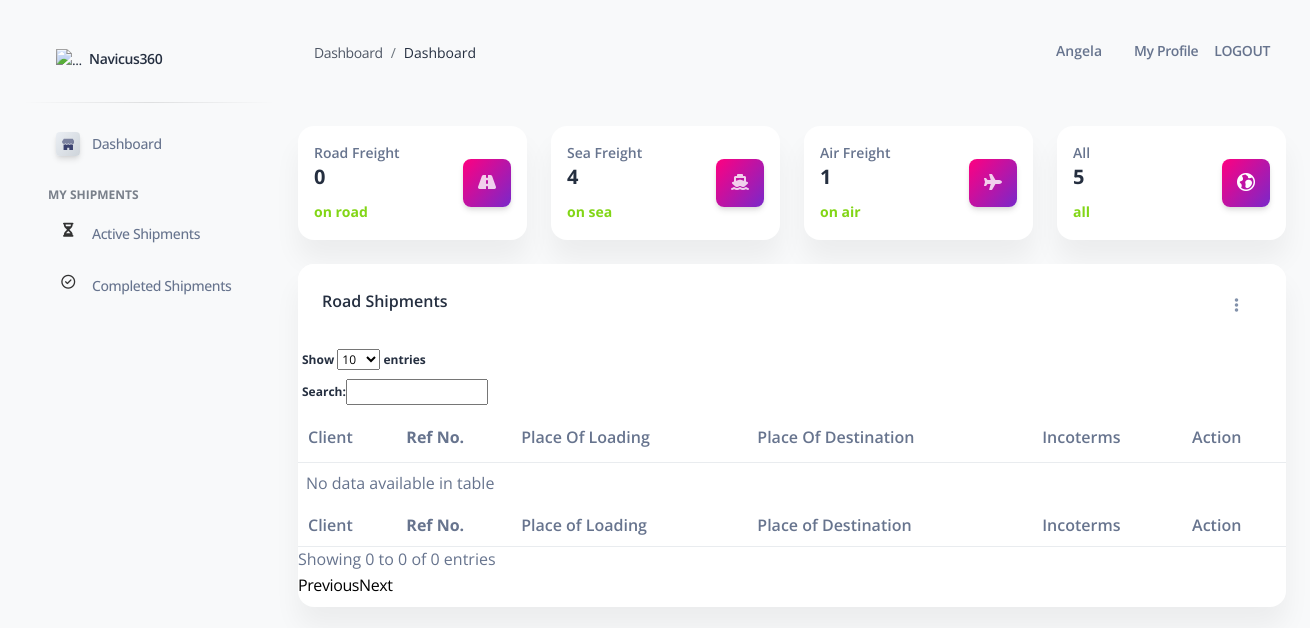
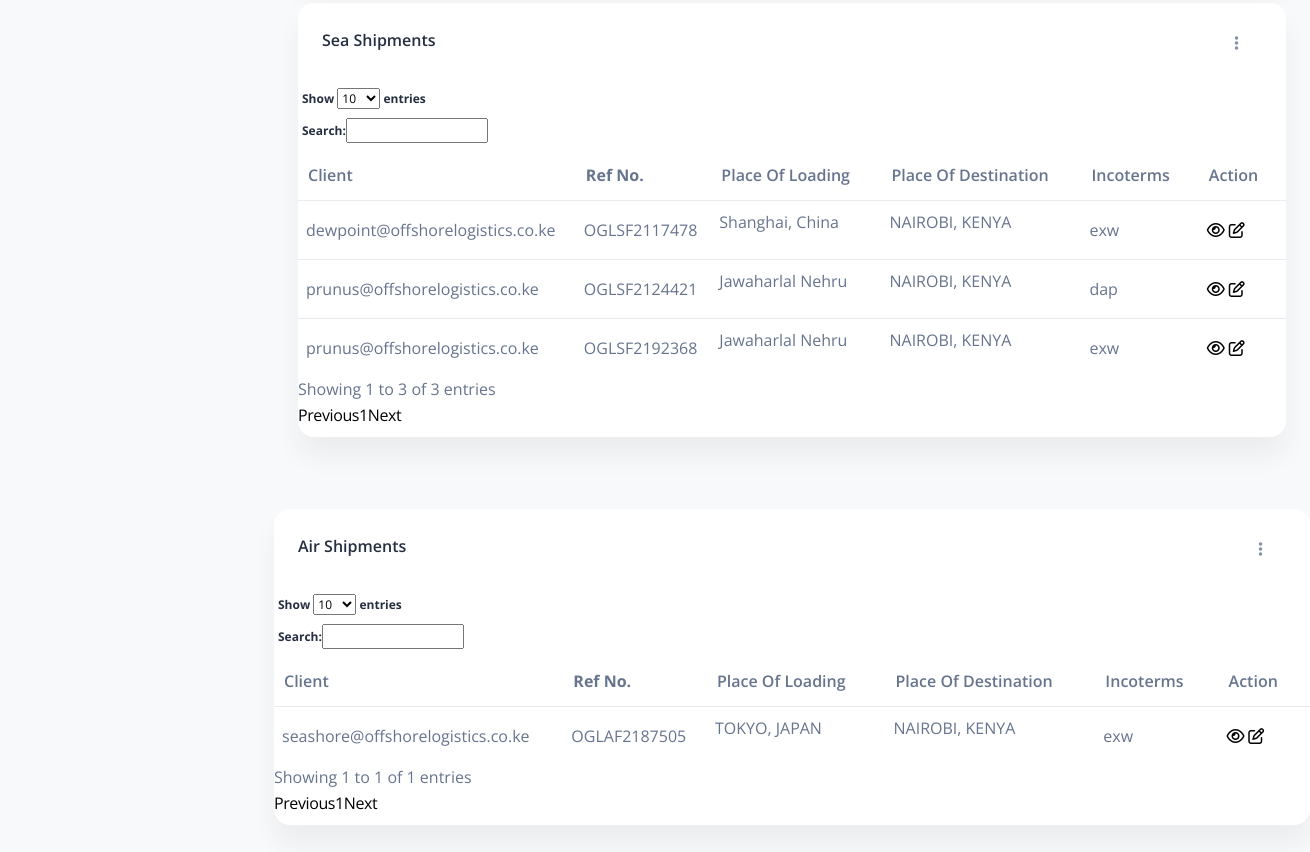
The app's page /keyuser/index_completed/ (signed in), older data (2 pictures, top to bottom).
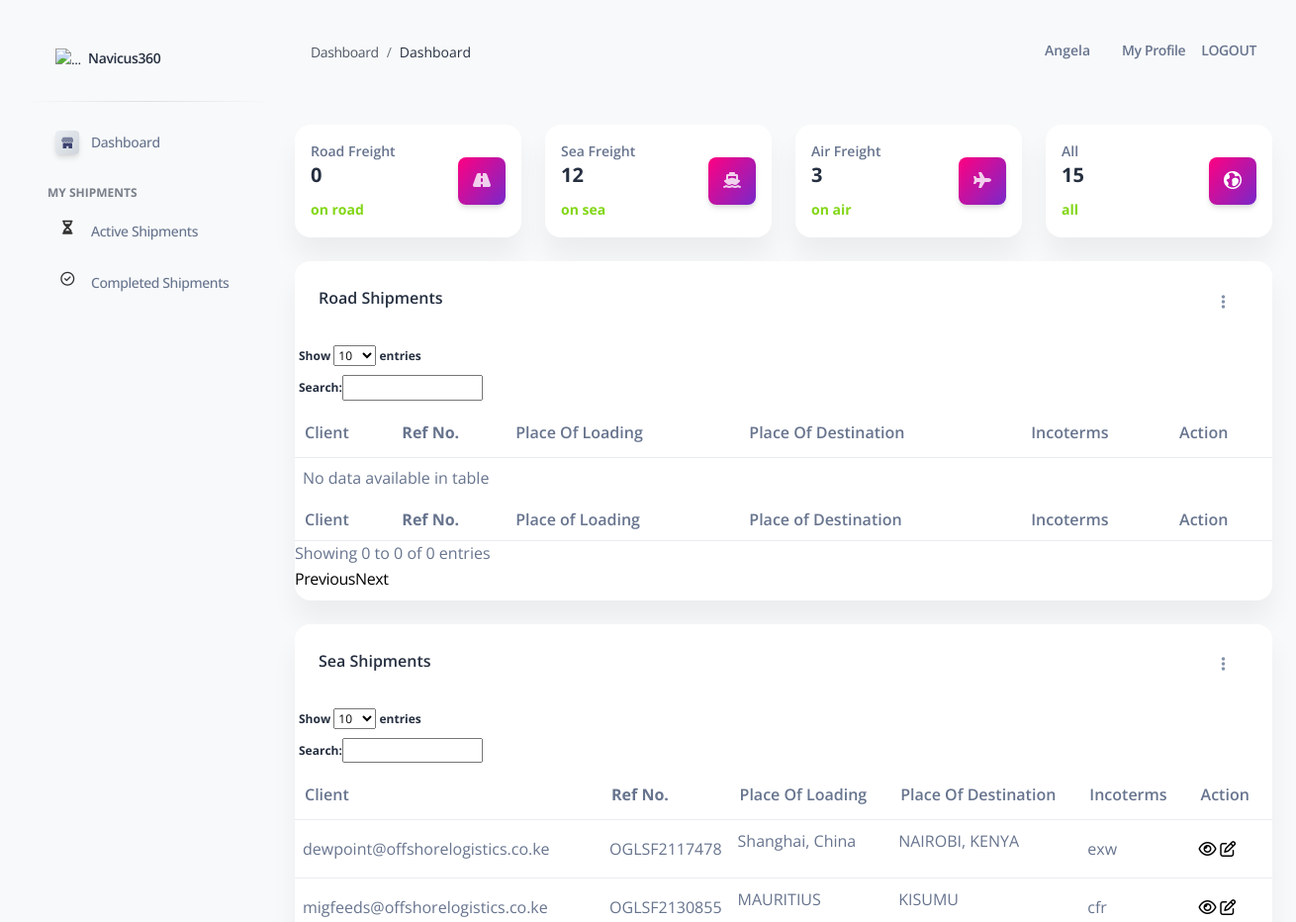
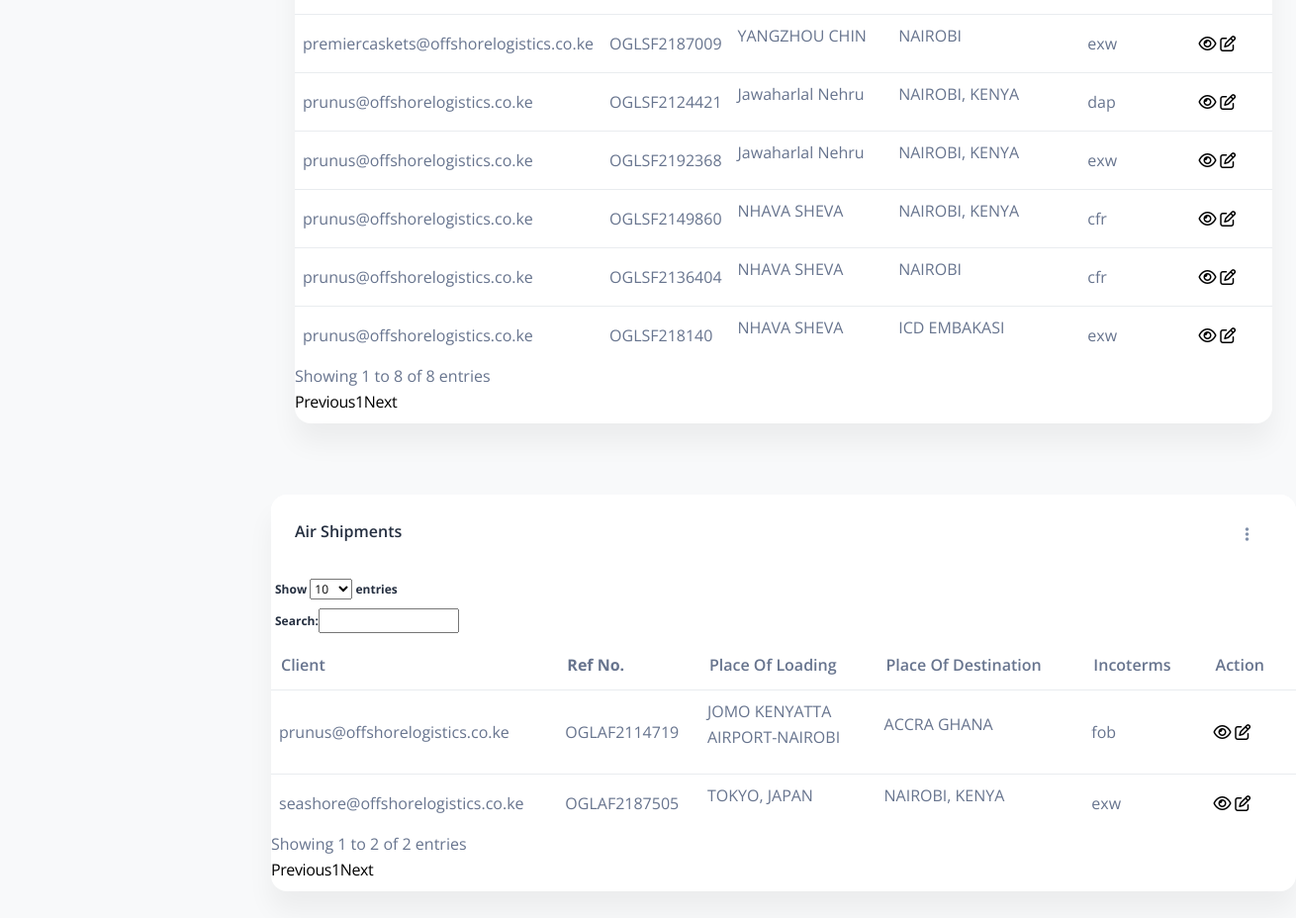
The same page, newer data (2 pictures, top to bottom).
### shipments/models.py (models this page shows, shortened)
class SeaFreightShip(models.Model):
    staff = models.ForeignKey(Account,
                            on_delete=models.CASCADE,
                            related_name='staff_user_sea')
    owner = models.CharField(max_length = 1000)
    refno = models.CharField(max_length = 1000)
    son = models.CharField(max_length = 1000)
    consignee = models.CharField(max_length = 1000)
    billofnumber = models.CharField(max_length=1000)
    customerref = models.CharField(max_length=1000, default='000')
    shippingline = models.CharField(max_length=1000, default='000')
    incoterms = models.CharField(max_length=1000)
    cargo_description = models.CharField(max_length=2000)
    placeofloading = models.CharField(max_length=2000)
    placeofdelivery= models.CharField(max_length=2000)
    containersize = models.CharField(blank=True,max_length=2000)
    unitsize = models.IntegerField()
    unittype = models.CharField(max_length=100)
    current_etd = models.CharField(max_length=100, null=True, blank=True)
    current_eta = models.CharField(max_length=100, null=True, blank=True)
    current_sailingstatus = models.CharField(max_length=100, null=True, blank=True)
    shippingstatus = models.CharField(max_length=100, null=True, blank=True, default='in-progress')

class AirFreightShip(models.Model):
    staff = models.ForeignKey(Account,
                            on_delete=models.CASCADE,
                            related_name='staff_user_air')
    owner = models.CharField(max_length = 1000)
    refno = models.CharField(max_length = 1000)
    son = models.CharField(max_length = 1000)
    consignee = models.CharField(max_length = 1000)
    customerref = models.CharField(max_length=1000, default='000')
    shippingline = models.CharField(max_length=1000, default='000')
    billofnumber = models.CharField(max_length=1000)
    incoterms = models.CharField(max_length=1000)
    cargo_description = models.CharField(max_length=2000)
    placeofloading = models.CharField(max_length=2000)
    placeofdelivery= models.CharField(max_length=2000)
    weight = models.CharField(max_length=2000)
    packagesno = models.IntegerField()
    current_etd = models.CharField(max_length=100, null=True, blank=True)
    current_eta = models.CharField(max_length=100, null=True, blank=True)
    current_sailingstatus = models.CharField(max_length=100, null=True, blank=True)
    shippingstatus = models.CharField(max_length=100, null=True, blank=True, default='in-progress')

### keyuser/views.py (the view)
# urls.py: path('index_completed/',home2 ,name='completed_shipments'),
def home2(request):
    roadfreight = RoadFreightShip.objects.filter( staff= request.user)
    seafreight = SeaFreightShip.objects.filter( staff= request.user)
    airfreight = AirFreightShip.objects.filter( staff= request.user)
    rno = len(roadfreight)
    sno = len(seafreight)
    airno = len(airfreight)
    allno = rno+sno+airno
    return render(request,"index_completed.html",{"group":"staff","context":roadfreight,
    "context2":seafreight,"context3":airfreight,"airno":airno,"sno":sno,"rno":rno,
    "allno":allno,"sidebar":"false"})

### fielduser/templates/index_completed.html (shortened to what the changed rows need)
{% extends "base.html" %}
{% load static %}
{% load crispy_forms_tags %}
{% block content %}
<div class="container-fluid py-4">
  <div class="row mt-4">
    <div class="col-xl-3 col-sm-6 mb-xl-0 mb-4">
      <div class="card">
        <div class="card-body p-3">
          <div class="row">
            <div class="col-7">
              <div class="numbers">
                <p class="text-sm mb-0 text-capitalize font-weight-bold">Sea Freight</p>
                <h5 class="font-weight-bolder">{{sno}}</h5>
                <span class="text-success text-sm font-weight-bolder">on sea</span>
              </div>
            </div>
          </div>
        </div>
      </div>
    </div>
    <div class="col-xl-3 col-sm-6 mb-xl-0 mb-4">
      <div class="card">
        <div class="card-body p-3">
          <div class="row">
            <div class="col-7">
              <div class="numbers">
                <p class="text-sm mb-0 text-capitalize font-weight-bold">Air Freight</p>
                <h5 class="font-weight-bolder">{{airno}}</h5>
                <span class="text-success text-sm font-weight-bolder">on air</span>
              </div>
            </div>
          </div>
        </div>
      </div>
    </div>
    <div class="col-xl-3 col-sm-6">
      <div class="card">
        <div class="card-body p-3">
          <div class="row">
            <div class="col-7">
              <div class="numbers">
                <p class="text-sm mb-0 text-capitalize font-weight-bold">All</p>
                <h5 class="font-weight-bolder">{{allno}}</h5>
                <span class="text-success text-sm font-weight-bolder">all</span>
              </div>
            </div>
          </div>
        </div>
      </div>
    </div>
  </div>
  <div class="row my-4">
    <div class="col-sm-12">
      <div class="card">
        <div class="card-body px-0 pb-2">
          <div class="table-responsive">
            <table class="table align-items-center mb-0" id="roadtable">
              <thead>
                <tr>
                    <th>Client</th>
                    <th><b>Ref No.</th>
                    <th>Place of Loading</th>
                    <th>Place of Destination</th>
                    <th>Incoterms</th>
                    <th>Action</b></th>
                </tr>
            </thead>
            <tfoot>
              <tr>
                <th>Client</th>
                <th><b>Ref No.</b></th>
                <th>Place of Loading</th>
                <th>Place of Destination</th>
                <th>Incoterms</th>
                <th>Action</b></th>
              </tr>
          </tfoot>
            </table>
          </div>
        </div>
      </div>
    </div>
  </div>
  <div class="row my-4">
    <div class="col-sm-12">
      <div class="card">
        <div class="card-body px-0 pb-2">
          <div class="table-responsive">
            <table class="table align-items-center mb-0" id="seatable">
              <thead>
                <tr>
                  <th>Client</th>
                    <th><b>Ref No.</th>
                    <th>Place of Loading</th>
                    <th>Place of Destination</th>
                    <th>Incoterms</th>
                    <th>Action</b></th>
                </tr>
            </thead>
            <tbody>
              {% for item in context2 %}
              {% if item.shippingstatus == 'Completed' %}
              <tr>
                <td>
                  {{ item.owner }}
                  </td>
                <td>
                {{ item.refno }}
                </td>
                <td>
                {{item.placeofloading|wordwrap:25|linebreaks}}
                </td>
                <td>
                {{item.placeofdelivery|wordwrap:25|linebreaks}}
                </td>
                <td>
                  {{item.incoterms}}
                </td>
                <td><a href="/fielduser/view2/{{item.id}}/{{item.refno}}/"><i class="fa fa-eye"></i></a>
                  <a href="/fielduser/edit2/{{item.id}}/{{item.refno}}/"><i class="fa fa-edit"></i></a>
                </td>
              </tr>
              {% endif %}
              {% endfor %}
            </tbody>
            </table>
          </div>
        </div>
      </div>
    </div>
    </div>
  </div>
  <div class="row my-4">
    <div class="col-sm-12">
      <div class="card">
        <div class="card-body px-0 pb-2">
          <div class="table-responsive">
            <table class="table align-items-center mb-0 id" id="airtable">
              <thead>
                <tr>
                  <th>Client</th>
                    <th><b>Ref No.</th>
                    <th>Place of Loading</th>
                    <th>Place of Destination</th>
                    <th>Incoterms</th>
                    <th>Action</b></th>
                </tr>
            </thead>
            <tbody>
              {% for item in context3 %}
              {% if item.shippingstatus == 'Completed' %}
              <tr>
                <td>
                  {{ item.owner }}
                </td>
                <td>
                {{ item.refno }}
                </td>
                <td>
                {{item.placeofloading|wordwrap:25|linebreaks}}
                </td>
                <td>
                {{item.placeofdelivery|wordwrap:25|linebreaks}}
                </td>
                <td>
                  {{item.incoterms}}
                </td>
                <td><a href="/fielduser/view3/{{item.id}}/{{item.refno}}/"><i class="fa fa-eye"></i></a>
                  <a href="/fielduser/edit3/{{item.id}}/{{item.refno}}/"><i class="fa fa-edit"></i></a>
                </td>
              </tr>
              {% endif %}
              {% endfor %}
            </tbody>
            </table>
          </div>
        </div>
      </div>
    </div>
  </div>
{% endblock content %}

Row changes from the older to the newer data that the page shows:
now on this page (row edited): SeaFreightShip: owner "prunus@offshorelogistics.co.ke", refno "OGLSF2149860", placeofloading "NHAVA SHEVA", placeofdelivery "NAIROBI, KENYA", incoterms "cfr"
added SeaFreightShip: owner "prunus@offshorelogistics.co.ke", refno "OGLSF2136404", placeofloading "NHAVA SHEVA", placeofdelivery "NAIROBI", incoterms "cfr"
added SeaFreightShip: owner "prunus@offshorelogistics.co.ke", refno "OGLSF218140", placeofloading "NHAVA SHEVA", placeofdelivery "ICD EMBAKASI", incoterms "exw"
added SeaFreightShip: owner "migfeeds@offshorelogistics.co.ke", refno "OGLSF2130855", placeofloading "MAURITIUS", placeofdelivery "KISUMU", incoterms "cfr"
added SeaFreightShip: owner "premiercaskets@offshorelogistics.co.ke", refno "OGLSF2187009", placeofloading "YANGZHOU CHIN", placeofdelivery "NAIROBI", incoterms "exw"
added AirFreightShip: owner "prunus@offshorelogistics.co.ke", refno "OGLAF2114719", placeofloading "JOMO KENYATTA AIRPORT-NAIROBI", placeofdelivery "ACCRA GHANA", incoterms "fob"
Text that changed along with them:
{{ sno }}: "4" → "12"
{{ airno }}: "1" → "3"
{{ allno }}: "5" → "15"
text written by a page script: "Show entries Search: Showing 1 to 3 of 3 entries Previous 1 Next" → "Show entries Search: Showing 1 to 8 of 8 entries Previous 1 Next"
text written by a page script: "Show entries Search: Showing 1 to 1 of 1 entries Previous 1 Next" → "Show entries Search: Showing 1 to 2 of 2 entries Previous 1 Next"
